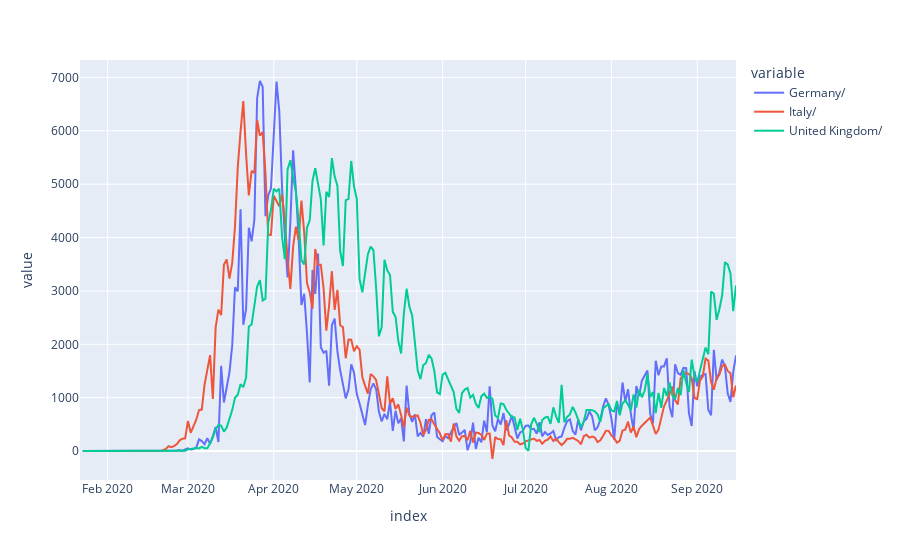

The notebook cell this image was saved under:
### Code cell
px.line(df_t[['Germany/', 'Italy/', 'United Kingdom/']].diff(), y=['Germany/', 'Italy/', 'United Kingdom/'], x=df_t.index)

### Figure 1 — Plotly figure (JSON) as saved in the notebook; plotly's stock layout.template omitted (floating-point values rounded to 4 significant figures; data arrays with more than 128 entries replaced by an {"elided": "..."} marker saying what was removed)
{"data": [{"hovertemplate": "variable=Germany/<br>index=%{x}<br>value=%{y}<extra></extra>", "legendgroup": "Germany/", "line": {"color": "#636efa", "dash": "solid"}, "mode": "lines", "name": "Germany/", "orientation": "v", "showlegend": true, "type": "scatter", "x": {"elided": "238 str values"}, "xaxis": "x", "y": {"elided": "238 int values"}, "yaxis": "y"}, {"hovertemplate": "variable=Italy/<br>index=%{x}<br>value=%{y}<extra></extra>", "legendgroup": "Italy/", "line": {"color": "#EF553B", "dash": "solid"}, "mode": "lines", "name": "Italy/", "orientation": "v", "showlegend": true, "type": "scatter", "x": {"elided": "238 str values"}, "xaxis": "x", "y": {"elided": "238 int values"}, "yaxis": "y"}, {"hovertemplate": "variable=United Kingdom/<br>index=%{x}<br>value=%{y}<extra></extra>", "legendgroup": "United Kingdom/", "line": {"color": "#00cc96", "dash": "solid"}, "mode": "lines", "name": "United Kingdom/", "orientation": "v", "showlegend": true, "type": "scatter", "x": {"elided": "238 str values"}, "xaxis": "x", "y": {"elided": "238 int values"}, "yaxis": "y"}], "layout": {"legend": {"title": {"text": "variable"}, "tracegroupgap": 0}, "margin": {"t": 60}, "xaxis": {"anchor": "y", "domain": [0, 1], "title": {"text": "index"}}, "yaxis": {"anchor": "x", "domain": [0, 1], "title": {"text": "value"}}}}
